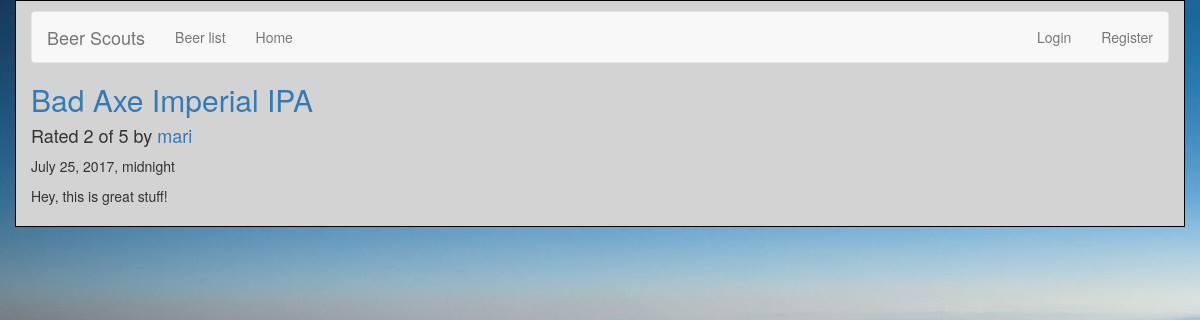
The page /reviews/review/269/ on the database its author committed.
### reviews/models.py (models this page shows, shortened)
class Review(models.Model):
    RATING_CHOICES = (
        (1, '1'),
        (2, '2'),
        (3, '3'),
        (4, '4'),
        (5, '5'),
    )
    beer = models.ForeignKey(Beer, on_delete=models.CASCADE,)
    pub_date = models.DateTimeField('date published')
    user_name = models.CharField(max_length=100)
    comment = models.CharField(max_length=200)
    rating = models.IntegerField(choices=RATING_CHOICES)

class Beer(models.Model):
    name = models.CharField(max_length=200)
    abv = models.CharField(max_length=200)
    ibu = models.CharField(max_length=200)
    style = models.CharField(max_length=200)
    ounces = models.CharField(max_length=200)

### reviews/views.py (the view)
# urls.py: re_path(r'review/(?P<review_id>[0-9]+)/$', views.review_detail, name='review_detail'),
def review_detail(request, review_id):
    review = get_object_or_404(Review, pk=review_id)
    return render(request, 'reviews/review_detail.html', {'review': review})

### reviews/templates/reviews/review_detail.html (shortened to what this page needs)
{% extends 'base.html' %}
{%load static%}
{% block title %}
<h2><a href="{% url 'reviews:beer_detail' review.beer.id %}">{{ review.beer.name }}</a></h2>
{% endblock %}
{% block content %}
<h4>Rated {{ review.rating }} of 5 by <a href="{% url 'reviews:user_review_list' review.user_name %}" >{{ review.user_name }}</a></h4>
<p>{{ review.pub_date }}</p>
<p>{{ review.comment }}</p>
{% endblock %}

### reviews/static/reviews/style.css (style rules this page uses)
a { color: black; }

### rows shown on the page
Review: beer.name "Bad Axe Imperial IPA", rating "2", user_name "mari", pub_date "July 25, 2017, midnight", comment "Hey, this is great stuff!"
